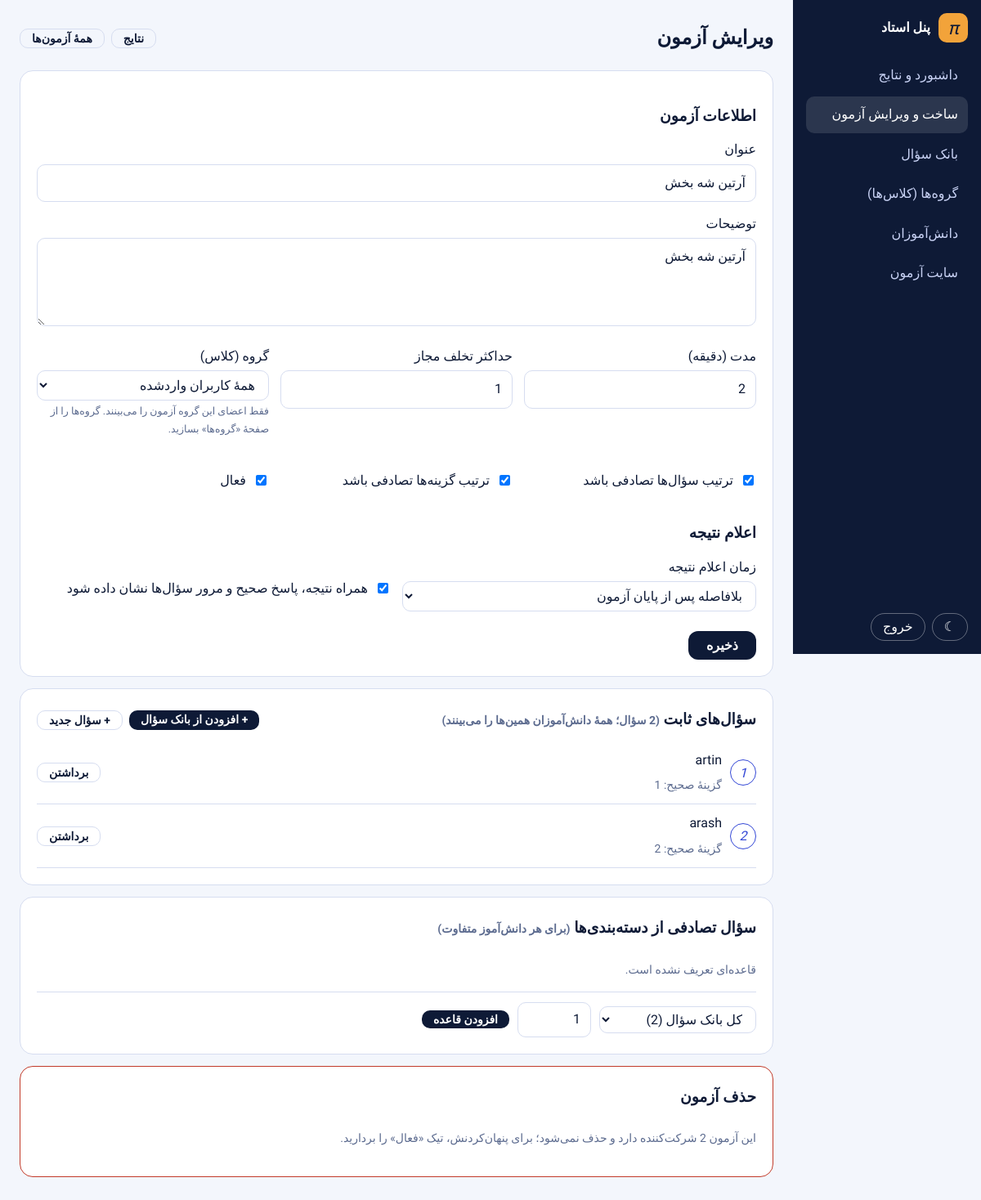
Page /teacher/exams/2/edit/ (signed in) on the committed database.
### exams/models.py (models this page shows, shortened)
class Exam(models.Model):
    class ResultMode(models.TextChoices):
        IMMEDIATE = "immediate", "بلافاصله پس از پایان آزمون"
        SCHEDULED = "scheduled", "در زمان مشخص‌شده توسط استاد"
    title = models.CharField("عنوان", max_length=200)
    description = models.TextField("توضیحات", blank=True)
    duration_minutes = models.PositiveSmallIntegerField("مدت (دقیقه)", validators=[MinValueValidator(1)])
    max_violations = models.PositiveSmallIntegerField("حداکثر تخلف مجاز", default=3, validators=[MinValueValidator(1)])
    shuffle_questions = models.BooleanField("ترتیب سؤال‌ها تصادفی باشد", default=True)
    shuffle_options = models.BooleanField("ترتیب گزینه‌ها تصادفی باشد", default=True)
    result_mode = models.CharField("زمان اعلام نتیجه", max_length=12, choices=ResultMode.choices, default=ResultMode.IMMEDIATE)
    results_release_at = models.DateTimeField("زمان اعلام نتیجه", null=True, blank=True,
                                              help_text="فقط وقتی «در زمان مشخص» انتخاب شده لازم است.")
    show_answers = models.BooleanField("همراه نتیجه، پاسخ صحیح و مرور سؤال‌ها نشان داده شود", default=False)
    allowed_groups = models.ManyToManyField(Group, blank=True, verbose_name="گروه‌های مجاز",
        help_text="خالی = همهٔ کاربران واردشده. در غیر این صورت فقط اعضای این گروه‌ها (مثلاً یک کلاس) دسترسی دارند.")
    is_active = models.BooleanField("فعال", default=True)

class Question(models.Model):
    exam = models.ForeignKey(Exam, on_delete=models.CASCADE, related_name="questions", null=True, blank=True)
    categories = models.ManyToManyField(Category, blank=True, related_name="questions", verbose_name="دسته‌بندی‌ها")
    tags = models.ManyToManyField(Tag, blank=True, related_name="questions", verbose_name="تگ‌ها")
    order = models.PositiveIntegerField("ترتیب", default=0)
    text = models.TextField("متن سؤال (فرمول با $...$)")
    option1 = models.CharField("گزینهٔ ۱", max_length=300)
    option2 = models.CharField("گزینهٔ ۲", max_length=300)
    option3 = models.CharField("گزینهٔ ۳", max_length=300, blank=True)
    option4 = models.CharField("گزینهٔ ۴", max_length=300, blank=True)
    correct = models.PositiveSmallIntegerField("گزینهٔ صحیح", choices=[(i, f"گزینهٔ {i}") for i in range(1, 5)], default=1)
    origin = models.ForeignKey("self", null=True, blank=True, editable=False, on_delete=models.SET_NULL, related_name="copies")
    class Meta:
        ordering = ["order", "id"]
        constraints = [
            models.CheckConstraint(condition=Q(correct__gte=1) & Q(correct__lte=4), name="correct_1_to_4"),
        ]

### exams/teacher.py (the view)
# urls.py: path("teacher/exams/<int:exam_id>/edit/", t.teacher_exam_form, name="teacher_exam_edit"),
@teacher_only
def teacher_exam_form(request, exam_id=None):
    exam = get_object_or_404(Exam, pk=exam_id) if exam_id else None
    form = ExamForm(request.POST or None, instance=exam)
    if request.method == "POST" and form.is_valid():
        saved = form.save()
        messages.success(request, "آزمون ذخیره شد." if exam else "آزمون ساخته شد؛ حالا سؤال‌ها را اضافه کنید.")
        return redirect("teacher_exam_edit", saved.pk)
    ctx = {"sec": "exams", "form": form, "exam": exam}
    if exam:
        ctx.update(fixed=exam.questions.all(), rules=exam.bank_rules.select_related("category"),
                   categories=Category.objects.annotate(n=Count("questions", filter=Q(questions__exam__isnull=True))),
                   bank_total=Question.objects.filter(exam__isnull=True).count(), attempts=exam.attempts.count(),
                   multi_group=exam.allowed_groups.count() > 1)
    return render(request, "teacher_exam_form.html", ctx)

### exams/forms.py (shortened to what this page needs)
class ExamForm(forms.ModelForm):
    group = forms.ModelChoiceField(Group.objects.none(), required=False, label="گروه (کلاس)",
                                   empty_label="همهٔ کاربران واردشده",
                                   help_text="فقط اعضای این گروه آزمون را می‌بینند. گروه‌ها را از صفحهٔ «گروه‌ها» بسازید.")
    class Meta:
        model = Exam
        fields = ("title", "description", "duration_minutes", "max_violations", "shuffle_questions", "shuffle_options",
                  "result_mode", "results_release_at", "show_answers", "is_active")
        widgets = {
            "description": forms.Textarea(attrs={"rows": 3}),
            "results_release_at": forms.DateTimeInput(attrs={"type": "datetime-local"}, format="%Y-%m-%dT%H:%M"),
        }
    def __init__(self, *args, **kwargs):
        super().__init__(*args, **kwargs)
        self.fields["group"].queryset = Group.objects.order_by("name")
        self.fields["results_release_at"].input_formats = ["%Y-%m-%dT%H:%M", "%Y-%m-%d %H:%M:%S", "%Y-%m-%d %H:%M"]
        if self.instance.pk:
            self.fields["group"].initial = self.instance.allowed_groups.first()

### exams/templates/teacher_exam_form.html (shortened to what this page needs)
{% extends "panel_base.html" %}
{% block head %}{% include "_katex.html" %}{% endblock %}
{% block content %}
<div class="ph"><h1>{% if exam %}ویرایش آزمون{% else %}آزمون جدید{% endif %}</h1>
  <div>{% if exam %}<a class="btn sm line" href="{% url 'teacher_exam' exam.pk %}">نتایج</a>{% endif %}<a class="btn sm line" href="{% url 'teacher_exams' %}">همهٔ آزمون‌ها</a></div></div>
<form method="post" class="card form">{% csrf_token %}
  <h3>اطلاعات آزمون</h3>
  {% include "_field.html" with field=form.title %}
  {% include "_field.html" with field=form.description %}
  <div class="grid3">{% include "_field.html" with field=form.duration_minutes %}{% include "_field.html" with field=form.max_violations %}{% include "_field.html" with field=form.group %}</div>
  <div class="grid3">{% include "_field.html" with field=form.shuffle_questions %}{% include "_field.html" with field=form.shuffle_options %}{% include "_field.html" with field=form.is_active %}</div>
  <h3>اعلام نتیجه</h3>
  <div class="grid3">{% include "_field.html" with field=form.result_mode %}
    {% include "_field.html" with field=form.show_answers %}</div>
  <div class="actions" style="border:0;padding:0"><button class="btn">ذخیره</button></div>
</form>
{% if exam %}
<section class="card">
  <div class="ph" style="margin:0 0 8px"><h3 style="margin:0">سؤال‌های ثابت <span class="muted">({{ fixed|length }} سؤال؛ همهٔ دانش‌آموزان همین‌ها را می‌بینند)</span></h3>
    <div><a class="btn sm" href="{% url 'teacher_bank' %}?exam={{ exam.pk }}">+ افزودن از بانک سؤال</a>
      <a class="btn sm line" href="{% url 'teacher_question_new' %}?exam={{ exam.pk }}">+ سؤال جدید</a></div></div>
  {% for q in fixed %}<div class="qrow"><span class="idx">{{ forloop.counter }}</span>
    <div class="qrow-t">{{ q.text|truncatechars:160 }}<br><span class="muted">گزینهٔ صحیح: {{ q.correct }}</span></div>
    <form method="post" action="{% url 'teacher_exam_qremove' exam.pk q.pk %}" onsubmit="return confirm('این سؤال از آزمون برداشته شود؟')">{% csrf_token %}<button class="btn sm line">برداشتن</button></form></div>
  {% empty %}<p class="muted">هنوز سؤال ثابتی نیست.</p>{% endfor %}
</section>
<section class="card">
  <h3 style="margin-top:0">سؤال تصادفی از دسته‌بندی‌ها <span class="muted">(برای هر دانش‌آموز متفاوت)</span></h3>
  {% for r in rules %}<div class="qrow"><div class="qrow-t"><b>{% if r.category %}<span class="cat" style="--h:{{ r.category.hue }}">{{ r.category.name }}</span>{% else %}کل بانک سؤال{% endif %}</b>
      — {{ r.count }} سؤال تصادفی <span class="muted">(از {{ r.pool.count }} سؤال موجود)</span></div>
    <form method="post" action="{% url 'teacher_rule_delete' exam.pk r.pk %}">{% csrf_token %}<button class="btn sm line">حذف</button></form></div>
  {% empty %}<p class="muted">قاعده‌ای تعریف نشده است.</p>{% endfor %}
  <form method="post" action="{% url 'teacher_rule_add' exam.pk %}" class="actions">{% csrf_token %}
    <select name="category" aria-label="دسته‌بندی"><option value="">کل بانک سؤال ({{ bank_total }})</option>
      {% for c in categories %}<option value="{{ c.pk }}">{{ c.name }} ({{ c.n }})</option>{% endfor %}</select>
    <input type="number" name="count" min="1" value="1" style="width:90px" aria-label="تعداد" required>
    <button class="btn sm">افزودن قاعده</button></form>
</section>
<section class="card danger-zone"><h3 style="margin-top:0">حذف آزمون</h3>
  {% if attempts %}<p class="muted">این آزمون {{ attempts }} شرکت‌کننده دارد و حذف نمی‌شود؛ برای پنهان‌کردنش، تیک «فعال» را بردارید.</p>
  {% else %}<form method="post" action="{% url 'teacher_exam_delete' exam.pk %}" onsubmit="return confirm('آزمون برای همیشه حذف شود؟')">{% csrf_token %}<button class="btn sm danger">حذف آزمون</button></form>{% endif %}
</section>
{% endif %}
{% endblock %}

### exams/templates/_field.html (shortened to what this page needs)
<div class="field{% if field.field.widget.input_type == 'checkbox' %} chk{% endif %}">
  {% if field.field.widget.input_type == 'checkbox' %}<label>{{ field }} {{ field.label }}</label>
  {% else %}<label for="{{ field.id_for_label }}">{{ field.label }}</label>{{ field }}{% endif %}
  {% if field.help_text %}<small>{{ field.help_text }}</small>{% endif %}
</div>

### static/css/math.css (style rules this page uses)
:root { --ink:#0E1A36;--paper:#F3F6FC;--card:#fff;--line:#D6DDF0;--muted:#5C6B8F;--primary:#3347D6;--pencil:#F2A33A;--ok:#17865A;--bad:#C23B2A;--hero:#0E1A36;--btn:#0E1A36;--btn-ink:#fff;--sel:#E8EBFC;--okbg:#DDF2E8;--badbg:#F9E1DC;--serif:"STIX Two Text","Cambria Math",Georgia,serif }
* { box-sizing:border-box }
body { margin:0;background:var(--paper);color:var(--ink);font:16px/1.9 "Vazirmatn",Tahoma,sans-serif }
a { color:var(--primary) }
.card { background:var(--card);border:1px solid var(--line);border-radius:16px;padding:20px;margin-bottom:14px }
.btn { display:inline-block;background:var(--btn);color:var(--btn-ink);border:0;border-radius:12px;padding:8px 22px;font:700 16px "Vazirmatn",sans-serif;cursor:pointer;text-decoration:none }
.muted { color:var(--muted);font-size:14px }
.idx { display:inline-grid;place-items:center;width:32px;height:32px;margin-inline-end:10px;border:1.5px solid var(--primary);border-radius:50%;font:italic 16px var(--serif);color:var(--primary) }

### static/css/panel.css (style rules this page uses)
.panel { display:flex;min-height:100vh }
.pmain h1 { font-size:24px;margin:0 }
.ph { display:flex;gap:10px;flex-wrap:wrap;align-items:center;justify-content:space-between;margin-bottom:16px }
.ph>div { display:flex;gap:8px;flex-wrap:wrap }
.btn.sm { padding:3px 14px;font-size:14px;border-radius:10px }
.btn.line { background:none;color:var(--ink);border:1px solid var(--line) }
.actions { display:flex;gap:10px;flex-wrap:wrap;align-items:center;margin-top:12px;padding-top:12px;border-top:1px solid var(--line) }
.actions select,.actions input { font:inherit;padding:5px 12px;border:1px solid var(--line);border-radius:10px;background:var(--card);color:var(--ink) }
.form h3 { margin:18px 0 8px }
.field { margin-bottom:12px }
.field>label { display:block;font-weight:500;margin-bottom:2px }
.field input:not([type=checkbox]),.field select,.field textarea { width:100%;font:inherit;padding:7px 12px;border:1px solid var(--line);border-radius:10px;background:var(--card);color:var(--ink) }
.field.chk>label { display:flex;gap:8px;align-items:center;font-weight:400;margin-top:26px }
.field small { display:block;color:var(--muted);font-size:12.5px;line-height:1.7;margin-top:2px }
.grid2,.grid3 { display:grid;gap:0 14px }
.grid3 { grid-template-columns:repeat(auto-fit,minmax(200px,1fr)) }
.danger-zone { border-color:var(--bad) }
.qrow { display:flex;gap:10px;align-items:center;padding:8px 0;border-bottom:1px solid var(--line) }
.qrow .idx { flex:none;margin:0 }
.qrow-t { flex:1;min-width:0 }
.qrow form { margin:0 }

### rows in the picture
Exam: title "آرتین شه بخش", description "آرتین شه بخش", duration_minutes "2", max_violations "1", shuffle_questions "☑", shuffle_options "☑", is_active "☑", result_mode "بلافاصله پس از پایان آزمون", show_answers "☑"
Question: text "artin", correct "1"
Question: text "arash", correct "2"

### other values in the picture
{{ field.label }} "عنوان توضیحات مدت (دقیقه) حداکثر تخلف مجاز گروه (کلاس) زمان اعلام نتیجه"
{{ field.help_text }} "فقط اعضای این گروه آزمون را می‌بینند. گروه‌ها را از صفحهٔ «گروه‌ها» بسازید."
{{ field.label }} "ترتیب سؤال‌ها تصادفی باشد ترتیب گزینه‌ها تصادفی باشد فعال همراه نتیجه، پاسخ صحیح و مرور سؤال‌ها نشان داده شود"
{{ attempts }} "2"
